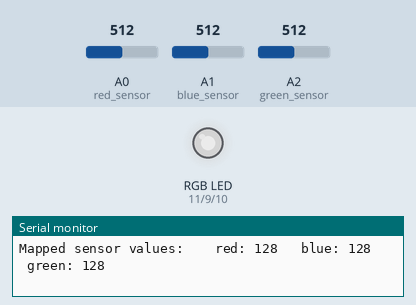
Bench run of a program on a simulated Arduino Uno, built with avr-gcc and run on an emulated ATmega328P. On the bench: an RGB LED mixed from three pins (HIGH = lit), the last lines printed to the serial monitor. The test bench sets the inputs (shaded band); at power-on: A0 (red_sensor) = 512, A1 (blue_sensor) = 512, A2 (green_sensor) = 512. Dim RGB values are drawn brighter than linear.

Above: at 1.2 s.
1.3 s: A0 (red_sensor) set to 418
At 2.4 s:
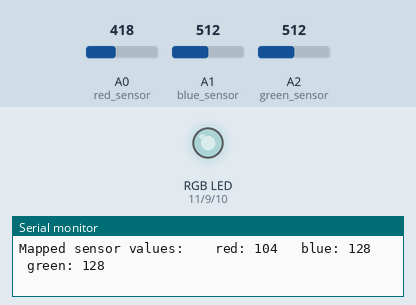
4.3 s: A0 (red_sensor) set to 381
At 4.8 s:
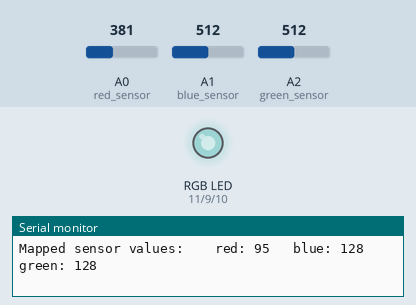
7.3 s: A1 (blue_sensor) set to 418
At 8.2 s:
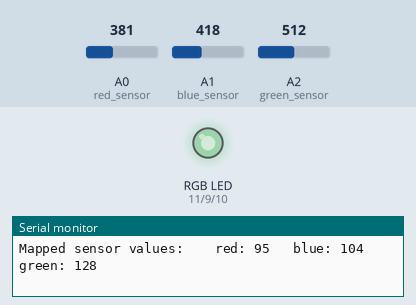
10.3 s: A1 (blue_sensor) set to 387
At 10.7 s:
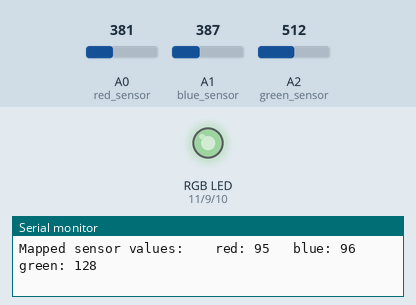
13.3 s: A2 (green_sensor) set to 415
At 14.2 s:
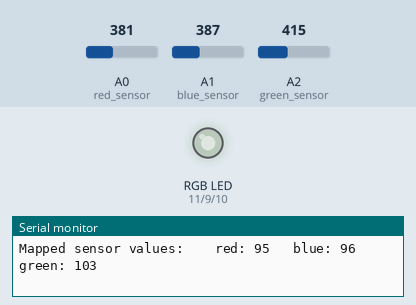
16.3 s: A2 (green_sensor) set to 389
At 16.8 s:
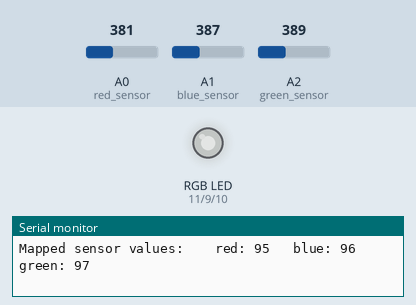
Timing chart, 0 to 19.3 s (numbered marks = the images above; inputs shaded):
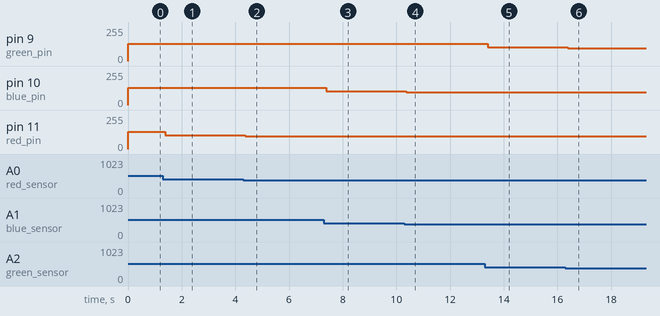

Measured:
- after the input at 1.3 s, pin 11 (red_pin): 128/255 → 104/255 after 0.09 s
- after the input at 4.3 s, pin 11 (red_pin): 104/255 → 95/255 after 0.06 s
- after the input at 7.3 s, pin 10 (blue_pin): 128/255 → 104/255 after 0.09 s
- after the input at 10.3 s, pin 10 (blue_pin): 104/255 → 96/255 after 0.07 s
- after the input at 13.3 s, pin 9 (green_pin): 128/255 → 103/255 after 0.10 s
- after the input at 16.3 s, pin 9 (green_pin): 103/255 → 97/255 after 0.08 s

The program:

main.cpp
```cpp
#include <Arduino.h>

const int red_pin = 11;
const int blue_pin = 10;
const int green_pin= 9;

const int red_sensor = A0;
const int blue_sensor = A1;
const int green_sensor = A2;

int red_output = 0;
int blue_output = 0;
int green_output = 0;

int red_sensor_value = 0;
int blue_sensor_value = 0;
int green_sensor_value = 0;

void setup() {
  Serial.begin(9600);

  pinMode(red_pin, OUTPUT);
  pinMode(blue_pin, OUTPUT);
  pinMode(green_pin, OUTPUT);
}

void loop() {
  // Assign sensor phototransistor inputs to rgb values
  red_sensor_value = analogRead(red_sensor);
  blue_sensor_value = analogRead(blue_sensor);
  green_sensor_value = analogRead(green_sensor);

  // Serial.print("Raw sensor values: \t red: ");
  // Serial.print(red_sensor_value);
  // Serial.print("\t blue: ");
  // Serial.print(blue_sensor_value);
  // Serial.print("\t green: ");
  // Serial.print(green_sensor_value);
  // Serial.print("\n");

  delay(5);

  // Map the sensor values
  red_output = red_sensor_value / 4;
  blue_output = blue_sensor_value / 4;
  green_output = green_sensor_value / 4;

  Serial.print("Mapped sensor values: \t red: ");
  Serial.print(red_output);
  Serial.print("\t blue: ");
  Serial.print(blue_output);
  Serial.print("\t green: ");
  Serial.print(green_output);
  Serial.print("\n");


  analogWrite(red_pin, red_output);
  analogWrite(blue_pin, blue_output);
  analogWrite(green_pin, green_output);
}
```
